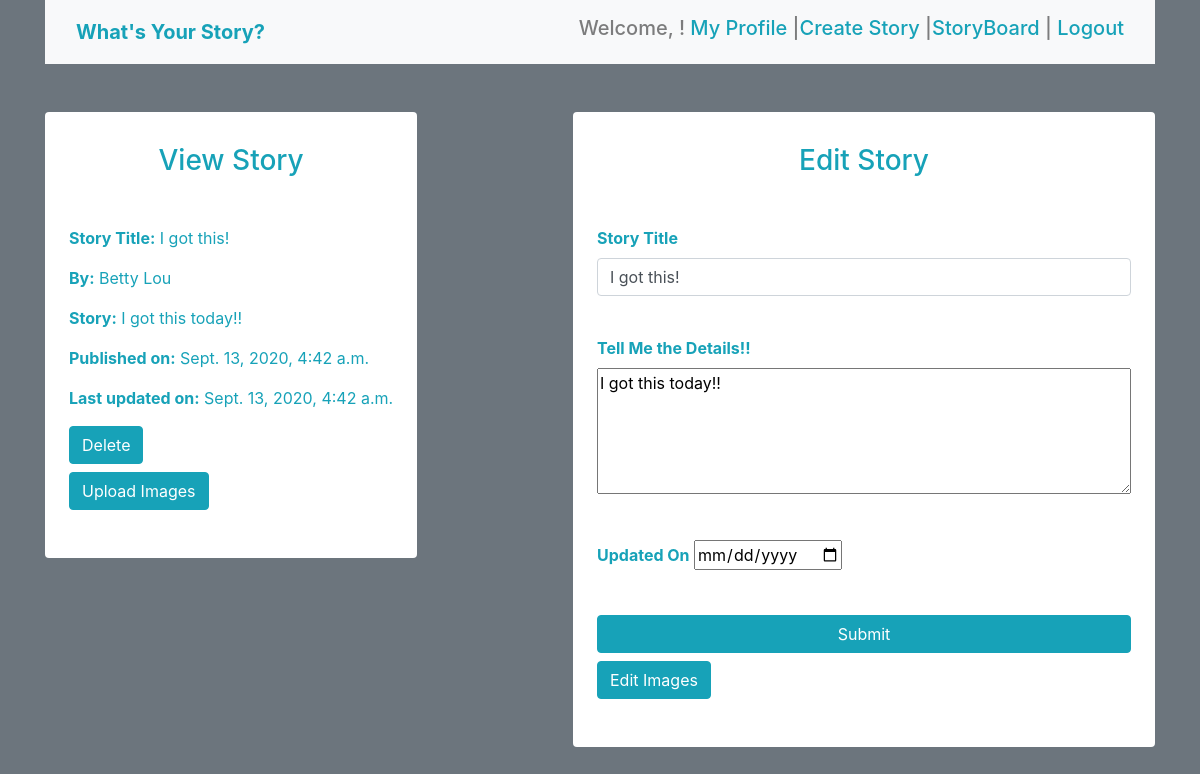
/stories/2/edit (signed in), run on the app's committed database.
### whats_your_story_app/models.py (models this page shows, shortened)
class Story(models.Model):
    story_title = models.CharField(max_length = 255)
    desc = models.TextField(max_length = 2000)
    published_by = models.ForeignKey(User, related_name="stories_created", on_delete = models.CASCADE)
    users_who_like = models.ManyToManyField(User, related_name="liked_stories")
    created_at = models.DateTimeField(auto_now_add=True)
    updated_at = models.DateTimeField(auto_now=True)
    objects =StoryManager()

class User(models.Model):
    first_name = models.CharField(max_length = 45)
    last_name = models.CharField(max_length = 45)
    birthdate = models.DateField(null=True)
    email = models.CharField(max_length = 60)
    password = models.CharField(max_length = 255)
    created_at = models.DateTimeField(auto_now_add=True)
    updated_at = models.DateTimeField(auto_now=True)
    objects = UserManager()

### whats_your_story_app/views.py (the view)
# urls.py: path('stories/<int:id>/edit', views.edit, name ='edit'),
def edit(request, id):
    current_user = User.objects.get(id=request.session['id'])
    story = Story.objects.get(id=id)
    if request.method == "GET":
        context = {
            'current_user': current_user,
            'story' : story
        }
        return render(request, 'story_edit.html', context)
    if request.method == "POST":
        story.story_title = request.POST['story_title']
        story.desc = request.POST['desc']
        story.save()
        return redirect(f'/stories/{story.id}/story')

### whats_your_story_app/templates/story_edit.html (shortened to what this page needs)
<!DOCTYPE html>
<html lang="en">
<head>
    <link rel="stylesheet" href="https://stackpath.bootstrapcdn.com/bootstrap/4.3.1/css/bootstrap.min.css">
</head>
<body class='container text-info bg-secondary'>
    <nav class="navbar navbar-expand-lg navbar-light bg-light">
        <div class="container">
            <a class="navbar-brand font-weight-bold text-info" href="#">What's Your Story?</a>
            <div class="collapse navbar-collapse" id="navbarText">
                <span class="navbar-text h5">
                    Welcome, {{request.session.user}} ! <a href="/profile" role="button" class="ml-auto text-info">My Profile </a>|<a href="/stories/create"role="button" class="ml-auto text-info">Create Story </a> |<a class="ml-auto text-info" href="/all_stories">StoryBoard</a> |  <a href="/stories/logout" role="button" class="ml-auto text-info">Logout</a>
                </span>
            </div>
        </div>
    </nav>
    <div class="row">
        <div class="col mb-5">
            <div class="d-inline-block mt-5 px-4 pb-5 pt-3 rounded bg-white">
                <form method="POST" action="{{ 'story' }}" enctype="multipart/form-data" autocomplete="off">
                    <h3 class="text-center text-info pt-3 mb-5">View Story</h3>
                    <p><b>Story Title:</b> {{story.story_title}}</p>
                    <p><b>By:</b> {{story.published_by.first_name}} {{story.published_by.last_name}}</p>
                    <p><b>Story:</b> {{story.desc}}</p>
                    <p><b>Published on:</b> {{story.published_by.created_at}}</p>
                    <p><b>Last updated on:</b> {{story.published_by.updated_at}}</p>
                    <a class="btn btn-info mb-2 btn-inline" href="/stories/{{story.id}}/delete" role="button">Delete</a>
                </form>
                <a class="btn btn-info btn-inline-block" href="/stories/{{story.id}}/upload" role="button">Upload Images</a>
            </div>
        </div>
        <div class="col mb-5">
            <div class="d-inline-block mt-5 px-4 pb-5 pt-3 rounded bg-white">
                <form action="/stories/{{story.id}}/edit" method="POST" enctype="multipart/form-data" autocomplete="off">
                    <h3 class="text-center text-info pt-3 mb-5">Edit Story</h2>
                    <div class="form-group">
                        <label for="story_title"><b>Story Title</b></label>
                        <input type="text" class="form-control" value="{{story.story_title}}" name="story_title">
                    </div>
                    <br>
                    <div class="form-group ">
                        <label for="desc"><b>Tell Me the Details!!</b></label>
                        <textarea class="form-controlmb-3 " value="{{story.desc}}" name="desc" id="desc" cols="50"rows="5">{{story.desc}}</textarea>
                    </div>
                    <br>
                    <div class="form-group">
                        <label for="updated_at"><b>Updated On</b></label>
                        <input type="date" class="form-controlmb-3" value="{{story.updated_at}}" name="updated_on">
                    </div>
                    <br>
                    <button class="btn btn-info btn-block mb-2">Submit</button>
                    <a class="btn btn-info btn-inline-block" href="/stories/{{story.id}}/upload" role="button">Edit Images</a>
                </form>
            </div>
        </div>
    </div>
</body>
</html>

### data on the page
Story: story_title "I got this!", published_by.first_name "Betty", published_by.last_name "Lou", desc "I got this today!!", published_by.created_at "Sept. 13, 2020, 4:42 a.m.", published_by.updated_at "Sept. 13, 2020, 4:42 a.m."
